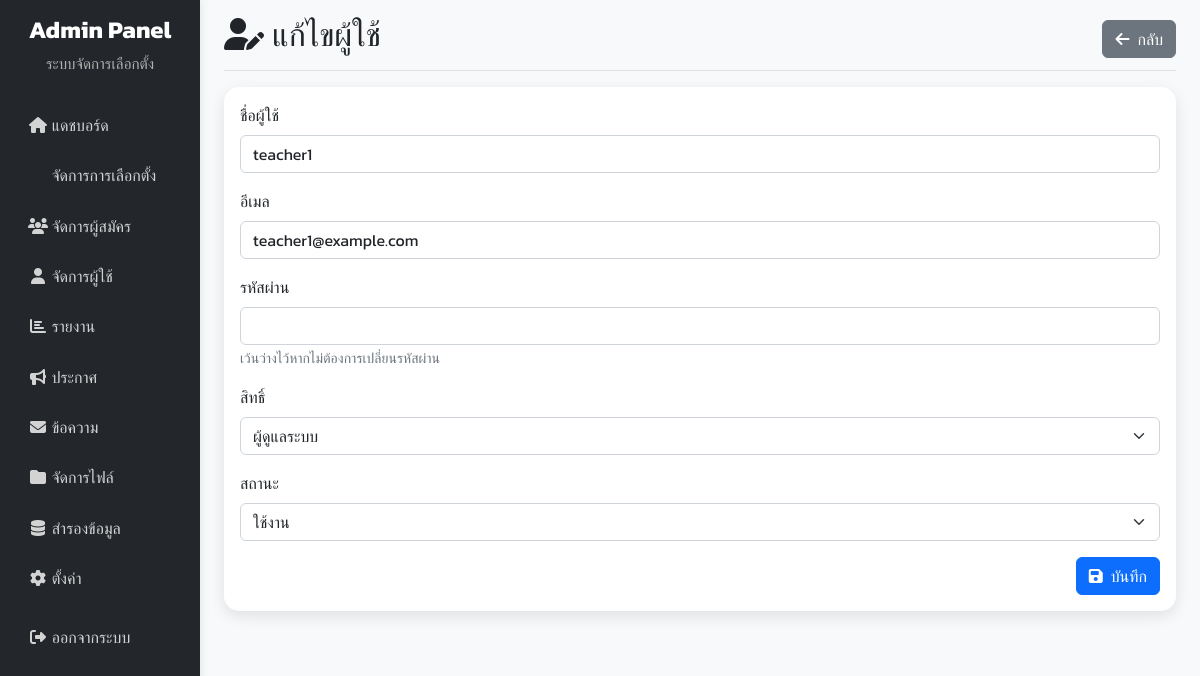
Screenshot of /admin/pages/user_edit.php?id=7 (signed in) with the database file from the repository.
### tables this page shows
CREATE TABLE `users` (
  `id` int(11) NOT NULL,
  `username` varchar(50) NOT NULL,
  `password` varchar(255) NOT NULL,
  `fullname` varchar(100) NOT NULL,
  `email` varchar(100) NOT NULL,
  `role_id` int(11) NOT NULL DEFAULT 2,
  `status` enum('active','inactive') DEFAULT 'active',
  `created_at` timestamp NOT NULL DEFAULT current_timestamp(),
  `updated_at` timestamp NOT NULL DEFAULT current_timestamp() ON UPDATE current_timestamp()
);

### admin/pages/user_edit.php (the view, shortened to what this page needs)
<?php
$objCon = connectDB();
$id = mysqli_real_escape_string($objCon, $_GET['id']);
$sql = "SELECT * FROM users WHERE id = ?";
if ($stmt = mysqli_prepare($objCon, $sql)) {
    mysqli_stmt_bind_param($stmt, "i", $id);
    if (mysqli_stmt_execute($stmt)) {
        $result = mysqli_stmt_get_result($stmt);
        $user = mysqli_fetch_assoc($result);
    } else {
        error_log("Error executing statement: " . mysqli_stmt_error($stmt));
        $_SESSION['error'] = "เกิดข้อผิดพลาดในการดึงข้อมูลผู้ใช้";
        header("Location: users.php");
        exit;
    }
} else {
    error_log("Error preparing statement: " . mysqli_error($objCon));
    $_SESSION['error'] = "เกิดข้อผิดพลาดในการเตรียมคำสั่ง SQL";
    header("Location: users.php");
    exit;
}
?>
<!DOCTYPE html>
<html lang="th">
<head>
    <link href="../../bootstrap523/css/bootstrap.min.css" rel="stylesheet">
    <link rel="stylesheet" href="https://cdnjs.cloudflare.com/ajax/libs/font-awesome/6.4.0/css/all.min.css">
</head>
<body>
<div class="container-fluid">
    <div class="row">
        <?php include_once("../includes/sidebar.php"); ?>
        <main class="col-md-9 ms-sm-auto col-lg-10 px-md-4">
            <div class="d-flex justify-content-between flex-wrap flex-md-nowrap align-items-center pt-3 pb-2 mb-3 border-bottom">
                <h1 class="h2"><i class="fas fa-user-edit me-2"></i>แก้ไขผู้ใช้</h1>
                <div class="btn-toolbar mb-2 mb-md-0">
                    <a href="users.php" class="btn btn-secondary">
                        <i class="fas fa-arrow-left me-2"></i>กลับ
                    </a>
                </div>
            </div>
            <div class="card stats-card">
                <div class="card-body">
                    <form action="../actions/user_action.php" method="POST">
                        <div class="mb-3">
                            <label for="username" class="form-label">ชื่อผู้ใช้</label>
                            <input type="text" class="form-control" id="username" name="username"
                                   value="<?php echo htmlspecialchars($user['username']); ?>" required>
                        </div>
                        <div class="mb-3">
                            <label for="email" class="form-label">อีเมล</label>
                            <input type="email" class="form-control" id="email" name="email"
                                   value="<?php echo htmlspecialchars($user['email']); ?>" required>
                        </div>
                        <div class="mb-3">
                            <label for="password" class="form-label">รหัสผ่าน</label>
                            <input type="password" class="form-control" id="password" name="password">
                            <small class="text-muted">เว้นว่างไว้หากไม่ต้องการเปลี่ยนรหัสผ่าน</small>
                        </div>
                        <div class="mb-3">
                            <label for="role" class="form-label">สิทธิ์</label>
                            <select class="form-select" id="role" name="role_id" required>
                                <option value="1" <?php echo $user['role_id'] == 1 ? 'selected' : ''; ?>>
                                    ผู้ดูแลระบบ
                                </option>
                            </select>
                        </div>
                        <div class="mb-3">
                            <label for="status" class="form-label">สถานะ</label>
                            <select class="form-select" id="status" name="status">
                                <option value="active" <?php echo $user['status'] == 'active' ? 'selected' : ''; ?>>
                                    ใช้งาน
                                </option>
                            </select>
                        </div>
                        <div class="text-end">
                            <button type="submit" name="action" value="edit" class="btn btn-primary">
                                <i class="fas fa-save me-2"></i>บันทึก
                            </button>
                        </div>
                    </form>
                </div>
            </div>
        </main>
    </div>
</div>
</body>
</html>

### admin/pages/user_edit.php (style rules this page uses)
body { font-family: 'Kanit', sans-serif; background-color: #f8f9fa; }
.stats-card { transition: all 0.3s ease; border-radius: 15px; border: none; box-shadow: 0 5px 15px rgba(0,0,0,0.1); }

### rows the page displays
users: username "teacher1", email "teacher1@example.com", role_id "ผู้ดูแลระบบ", status "ใช้งาน"
